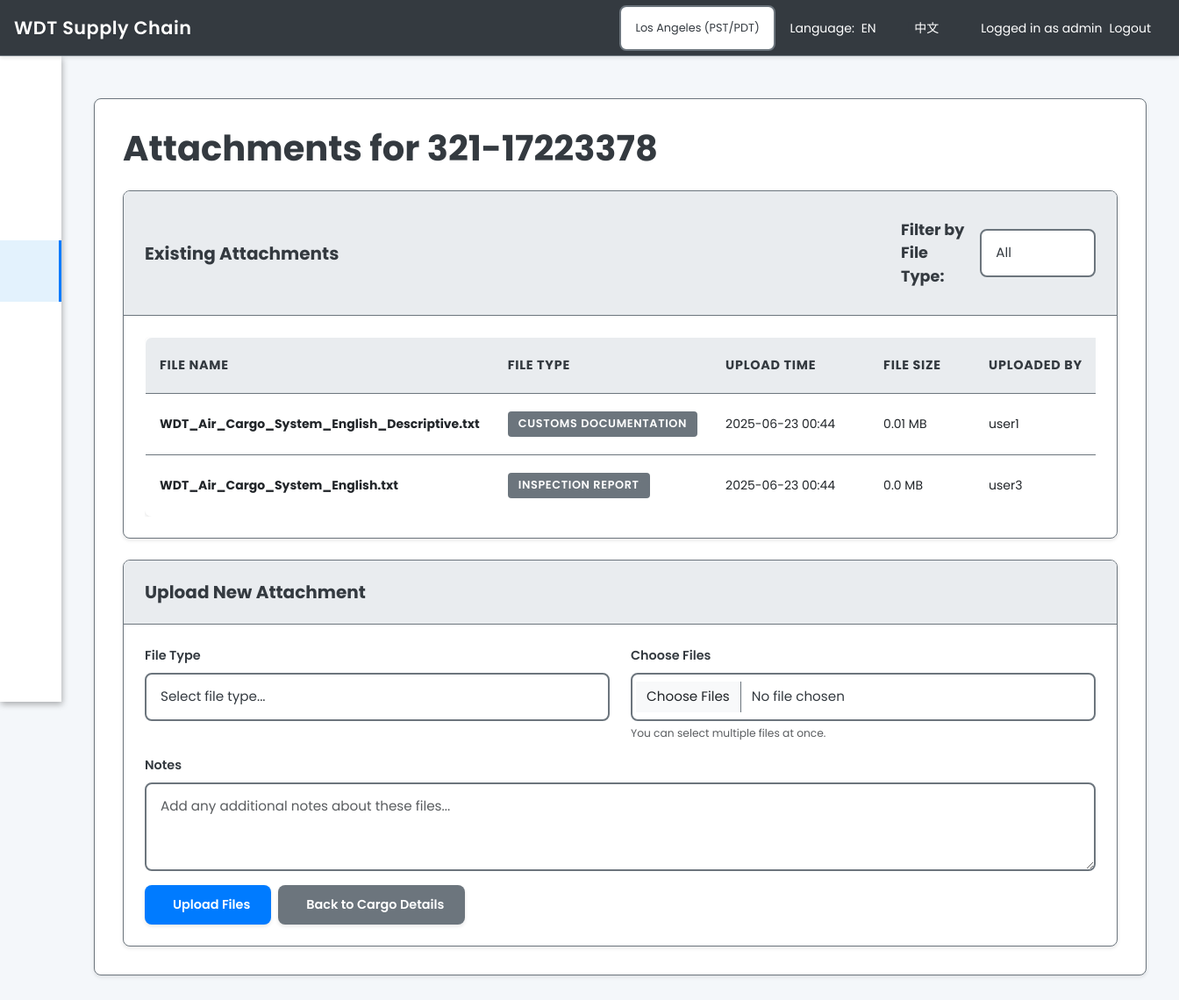
Page /attachments/upload/8 (signed in) on the committed database.
### models_new.py (models this page shows, shortened)
class User(UserMixin, db.Model):
    __tablename__ = "user"
    id             = db.Column(db.Integer, primary_key=True)
    username       = db.Column(db.String(64), unique=True, nullable=False)
    email          = db.Column(db.String(120), unique=True, nullable=False)
    password_hash  = db.Column(db.String(128), nullable=False)
    role_id        = db.Column(db.Integer, db.ForeignKey('role.id'))
    created_at     = db.Column(db.DateTime, default=datetime.utcnow)
    is_active      = db.Column(db.Boolean, default=True)
    assigned_cargos = db.relationship(
        'Cargo',
        secondary=responsible_association,
        back_populates='responsibles'
    )
    user_overrides = db.relationship('UserOverride', backref='user', lazy='dynamic')
    def has_permission(self, permission):
        if self.role and self.role.has_permission(permission):
            return True
        override = self.user_overrides.join(Feature).filter_by(key=permission).first()
        if override:
            return override.granted
        return False

class Cargo(db.Model):
    __tablename__ = "cargo"
    id            = db.Column(db.Integer, primary_key=True)
    main_awb      = db.Column(db.String(100), unique=True, nullable=False)
    flight_no     = db.Column(db.String(50), nullable=True)
    eta           = db.Column(db.DateTime, nullable=True)
    lfd_date      = db.Column(db.DateTime, nullable=True)
    status        = db.Column(db.String(50), nullable=True)
    customer_name = db.Column(db.String(100), nullable=True)
    origin        = db.Column(db.String(100), nullable=True)
    destination   = db.Column(db.String(100), nullable=True)
    weight        = db.Column(db.Float, nullable=True)
    pieces        = db.Column(db.Integer, nullable=True)
    description   = db.Column(db.Text, nullable=True)
    special_handling = db.Column(db.Text, nullable=True)
    created_at    = db.Column(db.DateTime, default=datetime.utcnow)
    updated_at    = db.Column(db.DateTime, default=datetime.utcnow, onupdate=datetime.utcnow)
    is_archived   = db.Column(db.Boolean, default=False)
    responsibles = db.relationship(
        'User',
        secondary=responsible_association,
        back_populates='assigned_cargos'
    )
    attachments = db.relationship('Attachment', backref='cargo', lazy=True)
    bills       = db.relationship('Bill', backref='cargo', lazy=True)
    events      = db.relationship('EventLog', backref='cargo', lazy=True)
    emails      = db.relationship('EmailLog', backref='cargo', lazy=True)
    milestones  = db.relationship('StatusMilestone', backref='cargo', lazy=True, order_by='StatusMilestone.timestamp')

class Attachment(db.Model):
    __tablename__ = "attachment"
    id          = db.Column(db.Integer, primary_key=True)
    cargo_id    = db.Column(db.Integer, db.ForeignKey('cargo.id'), nullable=False)
    filename    = db.Column(db.String(200), nullable=False)
    original_filename = db.Column(db.String(200), nullable=False)
    file_type   = db.Column(db.String(50))  # ISC Payment, DO, Inspection, etc.
    file_size   = db.Column(db.Integer)  # File size in bytes
    mime_type   = db.Column(db.String(100))
    uploader_id = db.Column(db.Integer, db.ForeignKey('user.id'))
    uploaded_at = db.Column(db.DateTime, default=datetime.utcnow)
    notes       = db.Column(db.String(200))
    is_archived = db.Column(db.Boolean, default=False)
    uploader = db.relationship('User', backref='uploaded_files')
    def get_file_size_mb(self):
        if self.file_size:
            return round(self.file_size / (1024 * 1024), 2)
        return 0

### routes/attachments.py (the view, shortened to what this page needs)
@bp.route('/upload/<int:cargo_id>', methods=['GET', 'POST'])
@login_required
def upload_attachment(cargo_id):
    cargo = Cargo.query.get_or_404(cargo_id)
    return render_template('attachments.html', cargo=cargo, attachments=cargo.attachments)

### templates/attachments.html (shortened to what this page needs)
{% extends "layout.html" %}
{% block content %}
<div class="container">
    <div class="row">
        <div class="col-12">
            <h1 class="mb-4">{{ _('Attachments for') }} {{ cargo.main_awb if cargo else "" }}</h1>
            <div class="card mb-4">
                <div class="card-header d-flex justify-content-between align-items-center">
                    <h5 class="mb-0">{{ _('Existing Attachments') }}</h5>
                    <form method="get" id="fileTypeFilterForm" class="mb-0">
                        <div class="d-flex align-items-center gap-2">
                            <label for="fileTypeSelect" class="col-form-label mb-0">{{ _('Filter by File Type:') }}</label>
                            <select class="form-select form-select-sm" id="fileTypeSelect" name="file_type" onchange="submitFilters()">
                                <option value="All" {% if selected_file_type == 'All' %}selected{% endif %}>{{ _('All') }}</option>
                            </select>
                        </div>
                    </form>
                </div>
                <div class="card-body">
                    <div class="table-responsive" style="overflow-x: auto;">
                        <table class="table table-bordered mb-0" style="min-width: 900px;">
                            <thead>
                                <tr>
                                    <th>{{ _('File Name') }}</th>
                                    <th>{{ _('File Type') }}</th>
                                    <th style="min-width: 180px;">{{ _('Upload Time') }}</th>
                                    <th style="min-width: 120px;">{{ _('File Size') }}</th>
                                    <th style="min-width: 150px;">{{ _('Uploaded By') }}</th>
                                </tr>
                            </thead>
                            <tbody>
                                {% if attachments %}
                                    {% for att in attachments %}
                                    <tr>
                                        <td><strong>{{ att.original_filename or att.filename }}</strong></td>
                                        <td>{% if att.file_type %}<span class="badge bg-secondary">{{ att.file_type }}</span>{% endif %}</td>
                                        <td style="min-width: 180px;">{{ att.local_time.strftime('%Y-%m-%d %H:%M') if att.local_time else att.uploaded_at.strftime('%Y-%m-%d %H:%M') }}</td>
                                        <td style="min-width: 120px;">{% if att.file_size %}{{ att.get_file_size_mb() }} MB{% endif %}</td>
                                        <td style="min-width: 150px;">{{ att.uploader.username }}</td>
                                    </tr>
                                    {% endfor %}
                                {% else %}
                                    <tr>
                                        <td colspan="5" class="text-center text-muted">{{ _('No attachments uploaded yet for this file type.') }}</td>
                                    </tr>
                                {% endif %}
                            </tbody>
                        </table>
                    </div>
                </div>
            </div>
            <div class="card">
                <div class="card-header">
                    <h5 class="mb-0">{{ _('Upload New Attachment') }}</h5>
                </div>
                <div class="card-body">
                    <form method="POST" action="{{ url_for('attachments.upload_attachment', cargo_id=cargo.id) }}" enctype="multipart/form-data">
                        <div class="row">
                            <div class="col-md-6 mb-3">
                                <label for="file_type" class="form-label">{{ _('File Type') }}</label>
                                <select class="form-select" name="file_type" required>
                                    <option value="">{{ _('Select file type...') }}</option>
                                </select>
                            </div>
                            <div class="col-md-6 mb-3">
                                <label for="files" class="form-label">{{ _('Choose Files') }}</label>
                                <input type="file" class="form-control" name="files" multiple required>
                                <div class="form-text">{{ _('You can select multiple files at once.') }}</div>
                            </div>
                        </div>
                        <div class="mb-3">
                            <label for="notes" class="form-label">{{ _('Notes') }}</label>
                            <textarea class="form-control" name="notes" rows="3" placeholder="{{ _('Add any additional notes about these files...') }}"></textarea>
                        </div>
                        <div class="d-flex gap-2">
                            <button type="submit" class="btn btn-primary">
                                 {{ _('Upload Files') }}
                            </button>
                            <a href="{{ url_for('cargo.cargo_detail', cargo_id=cargo.id) }}" class="btn btn-secondary">
                                 {{ _('Back to Cargo Details') }}
                            </a>
                        </div>
                    </form>
                </div>
            </div>
        </div>
    </div>
</div>
{% endblock %}

### templates/layout.html (shortened to what this page needs)
<!DOCTYPE html>
<html lang="en">
<head>
    <link href="https://cdn.jsdelivr.net/npm/bootstrap@5.3.0/dist/css/bootstrap.min.css" rel="stylesheet">
    <link rel="stylesheet" href="https://cdnjs.cloudflare.com/ajax/libs/font-awesome/6.0.0/css/all.min.css">
    <link rel="stylesheet" href="https://cdnjs.cloudflare.com/ajax/libs/simple-line-icons/2.5.5/css/simple-line-icons.min.css">
    <link rel="stylesheet" href="{{ url_for('static', filename='css/style.css') }}">
    <link rel="stylesheet" href="{{ url_for('static', filename='css/quantum_able.css') }}">
</head>
<body class="sidebar-mini fixed{% if request.cookies.get('sidebarState', 'collapsed') == 'collapsed' %} sidebar-collapse{% endif %}" id="main-body">
    <nav class="navbar navbar-dark" style="position: fixed; top: 0; left: 0; right: 0; width: 100vw; height: 64px; z-index: 1050; background: #343A40; border-bottom: 1px solid #e0e0e0; box-shadow: 0 2px 4px rgba(0,0,0,0.1);">
        <div class="navbar-left-group" style="position: absolute; top: 0; left: 0; height: 64px; display: flex; align-items: center; z-index: 2;">
            <button type="button" class="company-name-btn btn btn-link" onclick="window.location.href='{{ url_for('dashboard.dashboard_home') }}'" style="color: #fff; font-weight: 600; font-size: 1.3rem; letter-spacing: 0.5px; text-shadow: 0 1px 2px rgba(0,0,0,0.1); font-family: 'Poppins', sans-serif; margin: 0; padding: 0 1rem; height: 64px; display: flex; align-items: center; white-space: nowrap; overflow: hidden; text-overflow: ellipsis; cursor: pointer; background: none; border: none;">{{ _('WDT Supply Chain') }}</button>
        </div>
        <div class="navbar-right-group" style="position: absolute; top: 0; right: 0; height: 64px; display: flex; align-items: center;">
            <div class="nav-item dropdown me-3" style="margin: 0 0.5rem 0 0;">
                <select class="form-select form-select-sm" id="globalTimezoneSelect" onchange="changeGlobalTimezone()" style="font-size: 0.8rem; width: auto; min-width: 150px;">
                    <option value="America/Los_Angeles" {% if session.get('timezone', 'America/Los_Angeles') == 'America/Los_Angeles' %}selected{% endif %}>Los Angeles (PST/PDT)</option>
                </select>
            </div>
            <div class="nav-item dropdown me-3" style="margin: 0 0.5rem 0 0;">
                <span class="navbar-text me-1" style="color: #fff;">{{ _('Language:') }}</span>
                <a class="nav-link d-inline" href="{{ url_for('set_locale', lang_code='en') }}" style="color: #fff;">EN</a> |
                <a class="nav-link d-inline" href="{{ url_for('set_locale', lang_code='zh') }}" style="color: #fff;">中文</a>
            </div>
            {% if current_user.is_authenticated %}
                <span class="navbar-text me-2" style="color: #fff;">{{ _('Logged in as') }} {{ current_user.username }}</span>
                <a class="nav-link" href="{{ url_for('users.logout') }}" style="color: #fff;">{{ _('Logout') }}</a>
            {% else %}
                <a class="nav-link" href="{{ url_for('users.login') }}" style="color: #fff;">{{ _('Login') }}</a>
            {% endif %}
        </div>
    </nav>
    <div class="d-flex">
        {% if current_user.is_authenticated %}
        <aside class="main-sidebar hidden-print">
            <section class="sidebar" id="sidebar-scroll">
                <ul class="sidebar-menu">
                    <li class="treeview {% if request.endpoint == 'dashboard.dashboard_home' %}active{% endif %}">
                        <a class="waves-effect waves-dark" href="{{ url_for('dashboard.dashboard_home') }}" data-title="Dashboard">
                            <i class="icon-home"></i><span>{{ _('Dashboard') }}</span>
                        </a>
                    </li>
                    <li class="treeview {% if request.endpoint and 'cargo' in request.endpoint %}active{% endif %}">
                        <a class="waves-effect waves-dark" href="{{ url_for('cargo.cargo_list') }}" data-title="Cargo Management">
                            <i class="icon-briefcase"></i><span>{{ _('Cargo Management') }}</span>
                        </a>
                    </li>
                    <li class="treeview {% if request.endpoint and 'bills' in request.endpoint %}active{% endif %}">
                        <a class="waves-effect waves-dark" href="{{ url_for('bills.bills_list') }}" data-title="Bills">
                            <i class="icon-list"></i><span>{{ _('Billing') }}</span>
                        </a>
                    </li>
                    <li class="treeview {% if request.endpoint and 'attachments' in request.endpoint %}active{% endif %}">
                        <a class="waves-effect waves-dark" href="{{ url_for('attachments.attachments_list') }}" data-title="Attachments">
                            <i class="icon-docs"></i><span>{{ _('Documents') }}</span>
                        </a>
                    </li>
                    {% if current_user.has_permission('send_emails') %}
                    <li class="treeview {% if request.endpoint and 'email_center' in request.endpoint %}active{% endif %}">
                        <a class="waves-effect waves-dark" href="{{ url_for('email_center.email_center') }}" data-title="Email Center">
                            <i class="icon-envelope"></i><span>{{ _('Email Center') }}</span>
                        </a>
                    </li>
                    {% endif %}
                    {% if current_user.has_permission('manage_users') %}
                    <li class="treeview {% if request.endpoint and 'users' in request.endpoint %}active{% endif %}">
                        <a class="waves-effect waves-dark" href="{{ url_for('users.user_management') }}" data-title="User & Role Mgmt">
                            <i class="icon-people"></i><span>{{ _('User & Role Mgmt') }}</span>
                        </a>
                    </li>
                    {% endif %}
                </ul>
            </section>
        </aside>
        <div id="content-wrapper" class="flex-grow-1">
        {% else %}
        <div id="content-wrapper" class="flex-grow-1" style="margin-left: 0;">
        {% endif %}
            <main role="main" class="container-fluid">
                {% block content %}{% endblock %}
            </main>
        </div>
    </div>
</body>
</html>

### rows in the picture
User: username "admin"
Cargo: main_awb "321-17223378"
Attachment: original_filename "WDT_Air_Cargo_System_English_Descriptive.txt", file_type "CUSTOMS DOCUMENTATION", local_time "2025-06-23 00:44", get_file_size_mb "0.01", uploader.username "user1"
Attachment: original_filename "WDT_Air_Cargo_System_English.txt", file_type "INSPECTION REPORT", local_time "2025-06-23 00:44", get_file_size_mb "0.0", uploader.username "user3"

### other values in the picture
form field file_type "All"
form field file_type "Select file type..."
